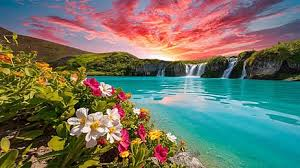
#> input picture day4/beauty.jpg, 300 x 168 px
$ python sift.py
#> lines starting #> are read from the running program, lines starting #| are printed output that depends on the picture
import cv2
import matplotlib.pyplot as plt
img = cv2.imread("beauty.jpg")
#> img is the input picture: shape (168, 300, 3); mean B, G, R 101.4, 115.1, 110.9
#SIFT
gray = cv2.cvtColor(img, cv2.COLOR_RGB2GRAY)
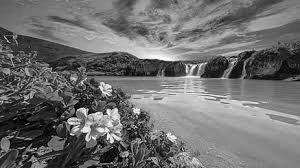
#> gray: shape (168, 300); min 0, max 255, mean 110.5
sift = cv2.SIFT_create()
kp, des = sift.detectAndCompute(gray, None)
#> kp = 458 keypoints; strongest (x, y, size): (84, 110, 4.5), (112, 141, 2.5), (89, 112, 2.6), (136, 111, 4.4)
sift_img = cv2.drawKeypoints(gray, kp, None)
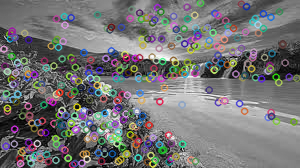
#> sift_img: shape (168, 300, 3); mean of channels 0, 1, 2 115.7, 115.3, 115.6; drawn as B, G, R
#HOG
hog = cv2.HOGDescriptor()
h = hog.compute(gray)
plt.subplot(1,2,1), plt.imshow(sift_img), plt.title("SIFT Features")
plt.axis("off")
plt.subplot(1,2,2), plt.plot(h[:100])
plt.title("HOG Features (first 100)")
plt.show()
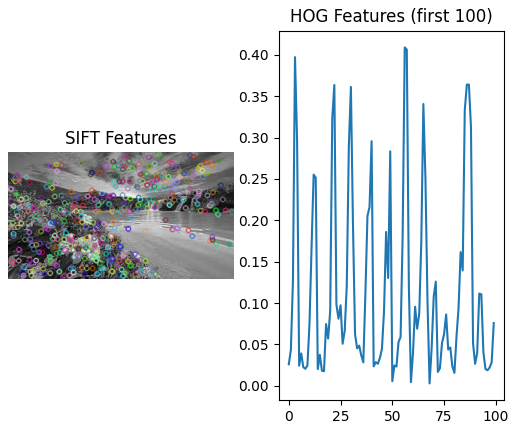
#> figure drawn by matplotlib, 2 panels; panel 2: curve peaks at x = 56, y = 0.409
